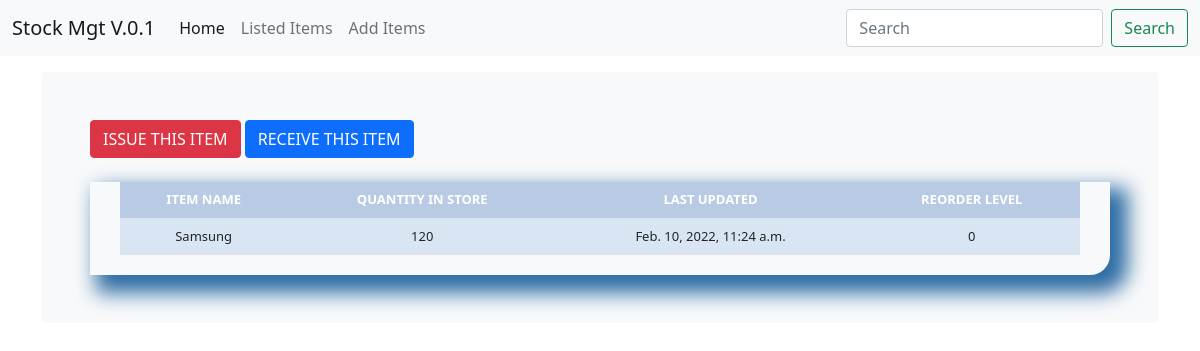
Page /stock_detail/1/ on the earlier database version.
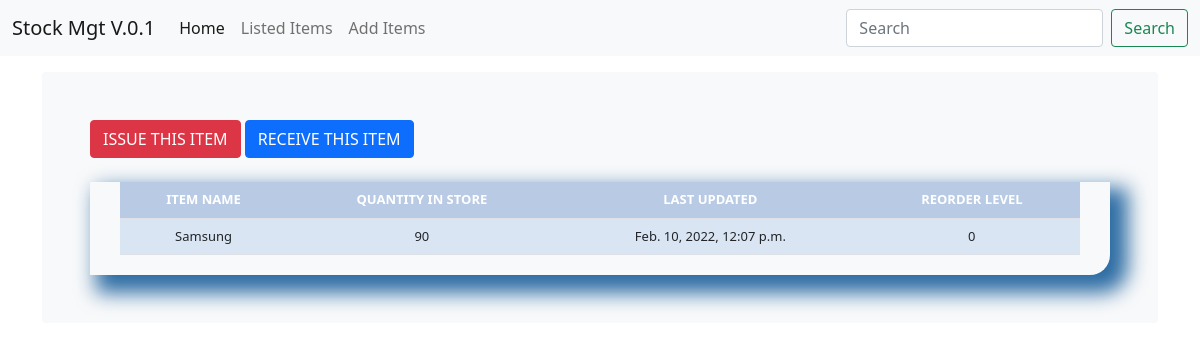
Same page on the later database version.
### stock_mgt/models.py (models this page shows, shortened)
class Stock(models.Model):
    category = models.ForeignKey(Category, on_delete=models.CASCADE, blank=True)
    item_name = models.CharField(max_length=50, blank=True, null=True)
    quantity = models.IntegerField(default='0', blank=False, null=True)
    receive_quantity = models.IntegerField(default='0', blank=True, null=True)
    receive_by = models.CharField(max_length=50, blank=True, null=True)
    issue_quantity = models.IntegerField(default='0', blank=True, null=True)
    issue_by = models.CharField(max_length=50, blank=True, null=True)
    issue_to = models.CharField(max_length=50, blank=True, null=True)
    phone_number = models.CharField(max_length=50, blank=True, null=True)
    created_by = models.CharField(max_length=50, blank=True, null=True)
    reorder_level = models.IntegerField(default='0', blank=True, null=True)
    last_updated = models.DateTimeField(auto_now=True)
    timestamp = models.DateTimeField(auto_now_add=True)

### stock_mgt/views.py (the view)
# urls.py: path('stock_detail/<str:pk>/', stock_detail, name="stock_detail"),
def stock_detail(request, pk):
    queryset = Stock.objects.get(id=pk)
    context = {
        "title": queryset.item_name,
        "queryset": queryset,
    }
    return render(request, "stock_detail.html", context)

### templates/stock_detail.html (shortened to what this page needs)
{% extends 'partials/base.html' %}
{% load static %}
{% load crispy_forms_tags %}
{% block content %}
    <main class="container">
      <div class="bg-light p-5 rounded">
          <a href="{% url 'issue_items' queryset.id %}"><div class='btn btn-danger'>ISSUE THIS ITEM</div></a>
    <a href="{% url 'receive_items' queryset.id %}"><div class='btn btn-primary'>RECEIVE THIS ITEM</div></a>
        <br><br>
        <div class="display_table">
          <table class='table'>
                  <tr>
                    <th>ITEM NAME</th>
                    <th>QUANTITY IN STORE</th>
                    <th>LAST UPDATED</th>
                    <th>REORDER LEVEL</th>
                  </tr>
                  <tr>
                    <td>{{queryset.item_name}}</td>
                    <td>{{queryset.quantity}}</td>
                    <td>{{queryset.last_updated}}</td>
                    <td>{{queryset.reorder_level}}</td>
                  </tr>
          </table>
        </div>
      </div>
    </main>
{% endblock %}

### templates/partials/base.html (shortened to what this page needs)
{% load static %}
<!doctype html>
<html lang="en">
<head>
    <link href="https://cdn.jsdelivr.net/npm/bootstrap@5.1.3/dist/css/bootstrap.min.css" rel="stylesheet">
    <link rel="stylesheet" href="https://cdnjs.cloudflare.com/ajax/libs/font-awesome/5.15.3/css/all.min.css">
    <link rel="stylesheet" href="{% static 'css/styles.css' %}">
</head>
<body>
    {% include 'partials/navbar.html' %}
    {% block content  %}
    {% endblock %}
</body>
</html>

### templates/partials/navbar.html (shortened to what this page needs)
<nav class="navbar navbar-expand-md navbar-light fixed-top bg-light">
  <div class="container-fluid">
    <a class="navbar-brand" href="{% url 'home' %}">Stock Mgt V.0.1</a>
    <div class="collapse navbar-collapse" id="navbarCollapse">
      <ul class="navbar-nav me-auto mb-2 mb-md-0">
        <li class="nav-item">
          <a class="nav-link active" aria-current="page" href="{% url 'home' %}">Home</a>
        </li>
        <li class="nav-item">
          <a class="nav-link" href="{% url 'list_items' %}">Listed Items</a>
        </li>
        <li class="nav-item">
          <a class="nav-link" href="{% url 'add_items' %}">Add Items</a>
        </li>
      </ul>
      <form class="d-flex">
        <input class="form-control me-2" type="search" placeholder="Search" aria-label="Search">
        <button class="btn btn-outline-success" type="submit">Search</button>
      </form>
    </div>
  </div>
</nav>

### static/css/styles.css (style rules this page uses)
body { min-height: 75rem; padding-top: 4.5rem; }
.table { font-size: 13px; text-align: center; width: 95%; margin: auto; text-align: center; }
.table tr:nth-child(odd) { background: #B8CAE4 }
.table tr:nth-child(even) { background: #dae5f4 }
th { background-color: #337ab7; color: white; }
.display_table { border-bottom-right-radius: 20px; padding-left: 5px; padding-right: 5px; padding-bottom: 20px; box-shadow: 12px 12px 20px 6px #2e6da4; }

Differences in the rows shown:
changed Stock "Samsung": quantity "120" → "90"; last_updated "Feb. 10, 2022, 11:24 a.m." → "Feb. 10, 2022, 12:07 p.m."
